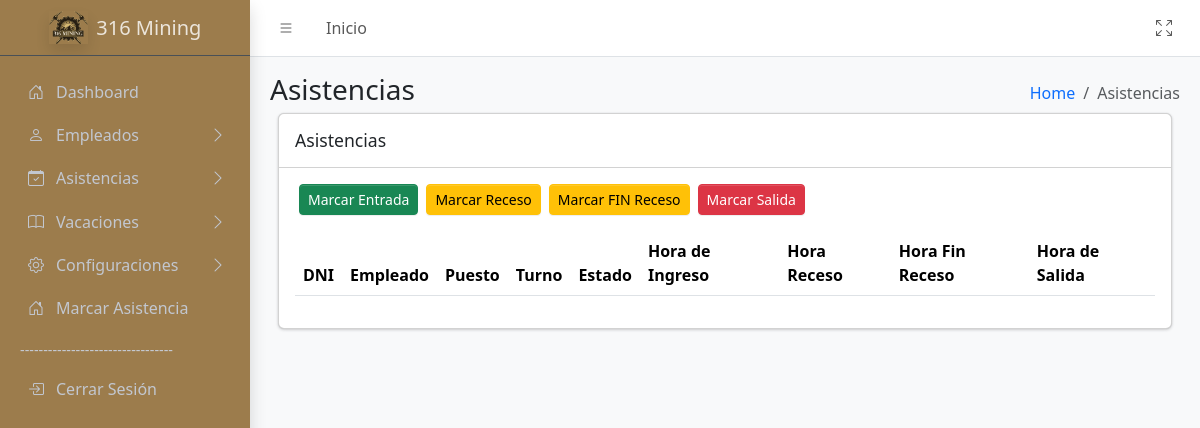
/sistema/controller/AsistenciasController/AsistenciasController.php?action=mostrarEstadoAsistencias (signed in), run on an earlier commit of the app's database.
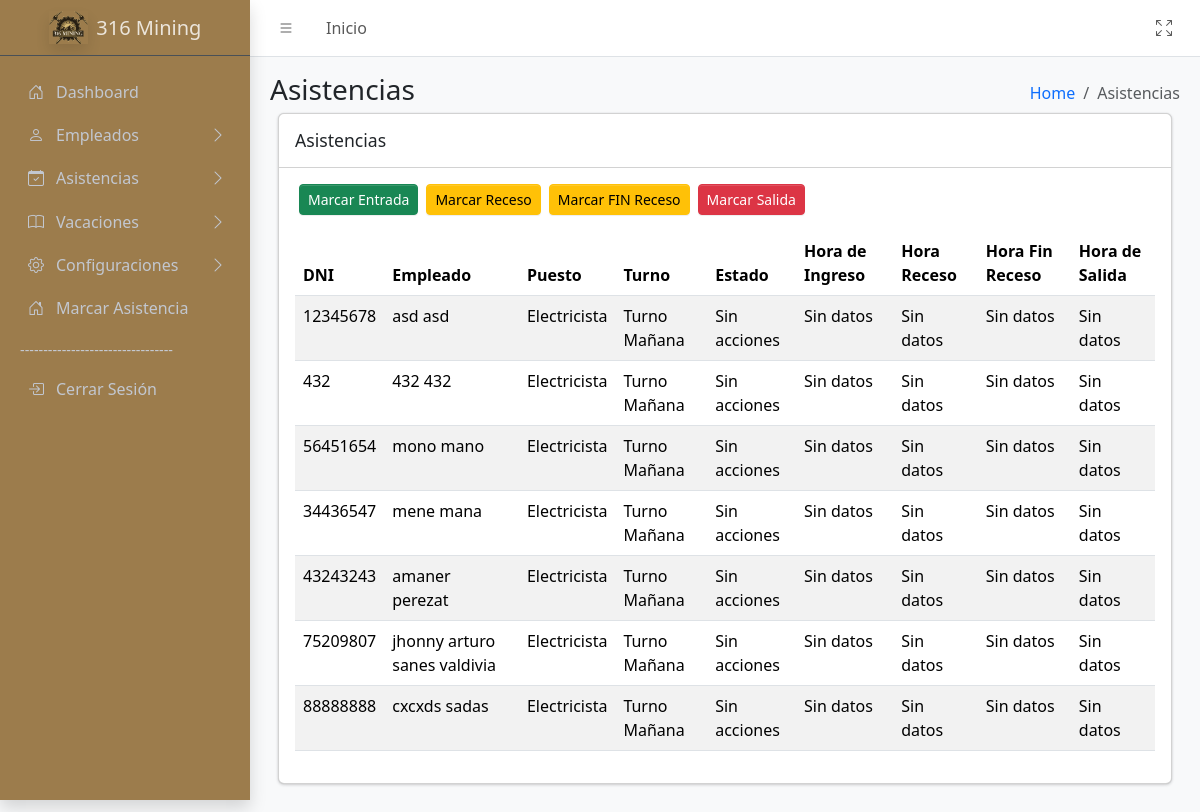
And on a later commit of the database.
### tables this page shows
CREATE TABLE `empleados` (
  `idEmpleado` int(11) NOT NULL,
  `nombres` varchar(50) NOT NULL,
  `apellidos` varchar(50) NOT NULL,
  `dni` varchar(8) NOT NULL,
  `correo` varchar(50) NOT NULL,
  `telefono` varchar(15) DEFAULT NULL,
  `idPuesto` int(11) DEFAULT NULL,
  `idTurno` int(11) DEFAULT NULL,
  `estado` enum('Activo','Inactivo') DEFAULT 'Activo',
  `habilitado` tinyint(1) NOT NULL,
  `idApp` varchar(10) DEFAULT NULL COMMENT 'id para la app',
  `passwordApp` varchar(20) DEFAULT NULL COMMENT 'contra para la app',
  `idmarcar` varchar(5) NOT NULL,
  `passmarcar` varchar(5) NOT NULL
);

CREATE TABLE `puestos` (
  `idPuesto` int(11) NOT NULL,
  `nombrePuesto` varchar(50) NOT NULL,
  `area` varchar(50) DEFAULT NULL,
  `descripcion` varchar(50) NOT NULL
);

CREATE TABLE `turnos` (
  `idTurno` int(11) NOT NULL,
  `descripcion` varchar(50) NOT NULL,
  `entrada_previa` time NOT NULL,
  `entrada` time DEFAULT NULL,
  `salida` time DEFAULT NULL,
  `receso` time NOT NULL
);

### sistema/controller/BaseController.php (called while the page is built, shortened)
<?php
class BaseController {
        protected function loadView($view,
                                        $data = [],
                                        $additionalCss = [],
                                        $additionalJs = [],
                                        $title = 'Sistema') {
                                    include __DIR__ . '/../view/templates/layout.php';
    }
}
?>

### sistema/model/conexion.php (called while the page is built, shortened)
<?php
class Database {
    public function __construct() {
        try {
            $host = 'localhost';
            $dbname = 'biometrico';
            $username = 'root';
            $password = '';
            $this->conn = new PDO("mysql:host=$host;dbname=$dbname", $username, $password);
        } catch (PDOException $e) {
            echo "Error de conexión: " . $e->getMessage();
            exit();
        }
    }
}
?>

### sistema/model/AsistenciasModel/AsistenciasModel.php (called while the page is built, shortened)
<?php
require_once __DIR__ . '/../conexion.php';
class Asistencias extends Database
{
    public function obtenerEstadoAsistencias()
    {
        $sql = "
                SELECT
                    e.idEmpleado,
                    e.nombres,
                    e.apellidos,
                    e.dni,
                    p.nombrePuesto AS puesto,
                    t.descripcion AS turno,
                    t.entrada AS hora_entrada_turno,
                    t.salida AS hora_salida_turno,
                    IFNULL(a.estado, 'Sin acciones') AS estado,
                    IFNULL(a.hora_entrada, 'Sin datos') AS hora_entrada,
                    IFNULL(a.hora_receso, 'Sin datos') AS hora_receso,
                    IFNULL(a.hora_receso_final, 'Sin datos') AS hora_receso_final,
                    IFNULL(a.hora_salida, 'Sin datos') AS hora_salida
                FROM
                    empleados e
                LEFT JOIN
                    asistencia a ON e.idEmpleado = a.idEmpleado AND DATE(a.fecha_registro) = CURDATE()
                LEFT JOIN
                    puestos p ON e.idPuesto = p.idPuesto
                LEFT JOIN
                    turnos t ON e.idTurno = t.idTurno
                WHERE
                    e.estado = 'Activo';
            ";
        $stmt = $this->conn->prepare($sql);
        $stmt->execute();
        return $stmt->fetchAll(PDO::FETCH_ASSOC);
    }
}

### sistema/view/Asistencias/Asistencias.php (the view, shortened to what the changed rows need)
<div class="app-content">
    <div class="container-fluid">
        <div class="row">
            <div class="col-lg-12">
                <div class="card mb-3">
                    <div class="card-body">
                        <div class="table-responsive">
                            <table class="table table-striped">
                                <thead>
                                    <tr>
                                        <th>DNI</th>
                                        <th>Empleado</th>
                                        <th>Puesto</th>
                                        <th>Turno</th>
                                        <th>Estado</th>
                                        <th>Hora de Ingreso</th>
                                        <th>Hora Receso</th>
                                        <th>Hora Fin Receso</th>
                                        <th>Hora de Salida</th>
                                    </tr>
                                </thead>
                                <tbody>
                                    <?php foreach ($estadoAsistencias as $asistencia): ?>
                                        <tr>
                                            <td><?= htmlspecialchars($asistencia['dni']) ?></td>
                                            <td><?= htmlspecialchars($asistencia['nombres'] . ' ' . $asistencia['apellidos']) ?></td>
                                            <td><?= htmlspecialchars($asistencia['puesto']) ?></td>
                                            <td><?= htmlspecialchars($asistencia['turno']) ?></td>
                                            <td><?= htmlspecialchars($asistencia['estado']) ?></td>
                                            <td><?= htmlspecialchars($asistencia['hora_entrada']) ?></td>
                                            <td><?= htmlspecialchars($asistencia['hora_receso']) ?></td>
                                            <td><?= htmlspecialchars($asistencia['hora_receso_final']) ?></td>
                                            <td><?= htmlspecialchars($asistencia['hora_salida']) ?></td>
                                        </tr>
                                    <?php endforeach; ?>
                                </tbody>
                            </table>
                        </div>
                    </div>
                </div>
            </div>
        </div>
    </div>
</div>

What changed in the data, as far as the page shows it:
added empleados: dni "12345678", nombres+apellidos "asd asd", idPuesto.nombrePuesto "Electricista", idTurno.descripcion "Turno Mañana", estado "Sin acciones", hora_entrada "Sin datos", hora_receso "Sin datos", hora_receso_final "Sin datos", hora_salida "Sin datos"
added empleados: dni "432", nombres+apellidos "432 432", idPuesto.nombrePuesto "Electricista", idTurno.descripcion "Turno Mañana", estado "Sin acciones", hora_entrada "Sin datos", hora_receso "Sin datos", hora_receso_final "Sin datos", hora_salida "Sin datos"
added empleados: dni "56451654", nombres+apellidos "mono mano", idPuesto.nombrePuesto "Electricista", idTurno.descripcion "Turno Mañana", estado "Sin acciones", hora_entrada "Sin datos", hora_receso "Sin datos", hora_receso_final "Sin datos", hora_salida "Sin datos"
added empleados: dni "34436547", nombres+apellidos "mene mana", idPuesto.nombrePuesto "Electricista", idTurno.descripcion "Turno Mañana", estado "Sin acciones", hora_entrada "Sin datos", hora_receso "Sin datos", hora_receso_final "Sin datos", hora_salida "Sin datos"
added empleados: dni "43243243", nombres+apellidos "amaner perezat", idPuesto.nombrePuesto "Electricista", idTurno.descripcion "Turno Mañana", estado "Sin acciones", hora_entrada "Sin datos", hora_receso "Sin datos", hora_receso_final "Sin datos", hora_salida "Sin datos"
added empleados: dni "75209807", nombres+apellidos "jhonny arturo sanes valdivia", idPuesto.nombrePuesto "Electricista", idTurno.descripcion "Turno Mañana", estado "Sin acciones", hora_entrada "Sin datos", hora_receso "Sin datos", hora_receso_final "Sin datos", hora_salida "Sin datos"
added empleados: dni "88888888", nombres+apellidos "cxcxds sadas", idPuesto.nombrePuesto "Electricista", idTurno.descripcion "Turno Mañana", estado "Sin acciones", hora_entrada "Sin datos", hora_receso "Sin datos", hora_receso_final "Sin datos", hora_salida "Sin datos"
